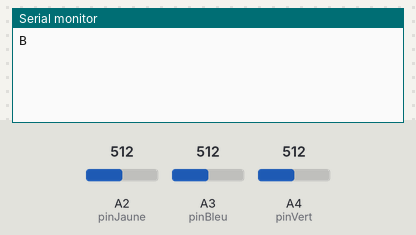
This sketch was run on a simulated Arduino Uno, built with avr-gcc and run on an emulated ATmega328P. Parts: the last lines printed to the serial monitor. The inputs (shaded band) are chosen by the test bench; at power-on: A3 (pinBleu) = 512, A2 (pinJaune) = 512, A4 (pinVert) = 512.

Above: at 1.2 s.
1.3 s: A3 (pinBleu) set to 370
At 2.8 s:
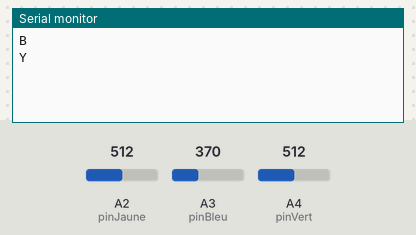
3.1 s: A2 (pinJaune) set to 310
At 4.3 s:
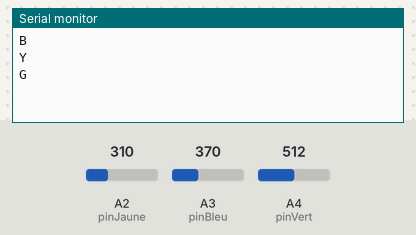

Measured:
- after the input at 1.3 s, the serial monitor: prints a new line after 0.30 s (image 1)
- after the input at 3.1 s, the serial monitor: prints a new line after 0.10 s (image 2)

The sketch:

arduino.ino
```cpp
// Définition des broches pour les capteurs de couleurs
const int pinBleu = A3;
const int pinJaune = A2;
const int pinVert = A4;
const int pinRouge = A5;

// Durée de délai entre les lectures des capteurs
const int delai = 400;

void setup() {
  // Définir les broches comme entrées
  pinMode(pinBleu, INPUT);
  pinMode(pinJaune, INPUT);
  pinMode(pinVert, INPUT);
  pinMode(pinRouge, INPUT);

  // Initialiser la communication série à 9600 bauds
  Serial.begin(9600);
}

void loop() {
  // Vérifier si la pin de la couleur bleue détecte une couleur
  if (analogRead(pinBleu) > 460) {
    // Envoyer "B" avec Serial
    Serial.println("B");
    // Attendre que la couleur bleue passe en dessous du seuil bas
    while (analogRead(pinBleu) > 440) {
      delay(delai);
    }
  }
  if (analogRead(pinJaune) > 380) {
    Serial.println("Y");
    while (analogRead(pinJaune) > 310) {
      delay(delai);
    }
  }
  if (analogRead(pinVert) > 370) {
    Serial.println("G");
    while (analogRead(pinVert) > 310) {
      delay(delai);
    }
  }
  if (analogRead(pinRouge) > 370) {
    Serial.println("R");
    while (analogRead(pinRouge) > 320) {
      delay(delai);
    }
  }
  // Attendre un délai avant la prochaine itération de la boucle
  delay(delai);
}
```
